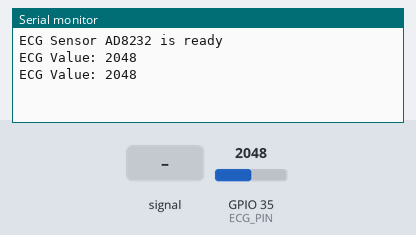
A sketch run on a simulated ESP32. Shown: the last lines printed to the serial monitor. The test bench sets the inputs (shaded band); at power-on: GPIO 35 (ECG_PIN) = 2048.

Above: at 3.2 s.
3.3 s: GPIO 35 (ECG_PIN) fed a 200 Hz sine of ±327 counts around its level
At 4.4 s:
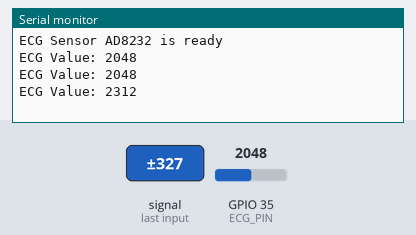
4.8 s: GPIO 35 (ECG_PIN) set to 2866
At 5.8 s:
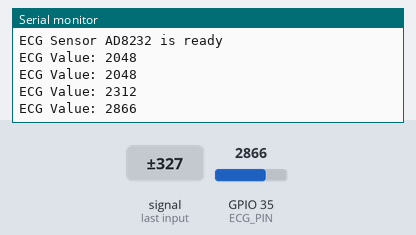
6.3 s: GPIO 35 (ECG_PIN) fed a 1000 Hz sine of ±1023 counts around its level
At 7.6 s:
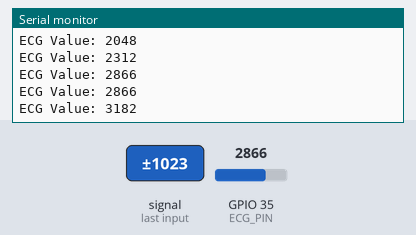
7.8 s: GPIO 35 (ECG_PIN) set to 3603
At 8.7 s:
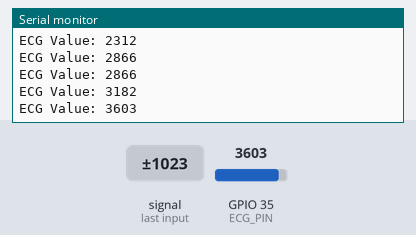
Timing chart, 0 to 10.3 s (numbered marks = the images above; inputs shaded):
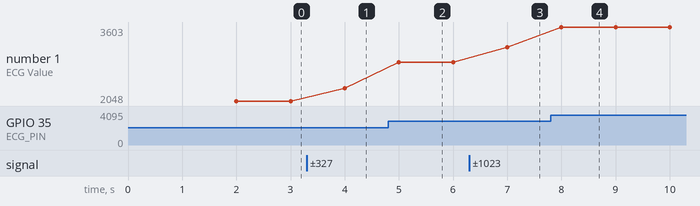

The sketch:

ECG_sensor.ino
```cpp
// Define the pin connected to the AD8232 ECG sensor's OUT
#define ECG_PIN 35  // Use GPIO35 for the analog input

// Variables to store ECG data
int ecgValue = 0;  // Variable to store the analog value from the sensor

void setup() {
  // Initialize serial communication for debugging
  Serial.begin(115200);

  // Brief delay for sensor stabilization
  delay(2000);

  // Print a startup message to indicate the program has started
  Serial.println("ECG Sensor AD8232 is ready");
}

void loop() {
  // Read the analog value from the ECG sensor (range 0-4095 on ESP32)
  ecgValue = analogRead(ECG_PIN);

  // Print the ECG sensor reading to the serial monitor
  Serial.print("ECG Value: ");
  Serial.println(ecgValue);

  // Small delay to allow for readable data on the serial monitor
  delay(1000);  // You can adjust this delay to control the rate of data display
}
```

Measured:
- after the input at 3.3 s, the serial monitor: prints a new line after 0.70 s (image 1)
- after the input at 4.8 s, the serial monitor: prints a new line after 0.20 s (image 2)
- after the input at 6.3 s, the serial monitor: prints a new line after 0.70 s (image 3)
- after the input at 7.8 s, the serial monitor: prints a new line after 0.20 s (image 4)
- plotted number 1: 2048 → 2312 after the input at 3.3 s, 2312 → 2866 after the input at 4.8 s, 2866 → 3182 after the input at 6.3 s, 3182 → 3603 after the input at 7.8 s
